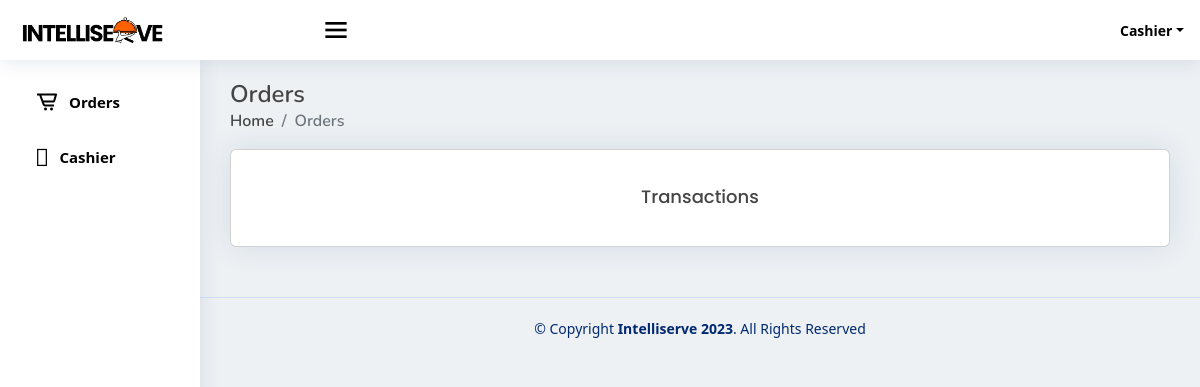
The app's page /order (signed in), older data.
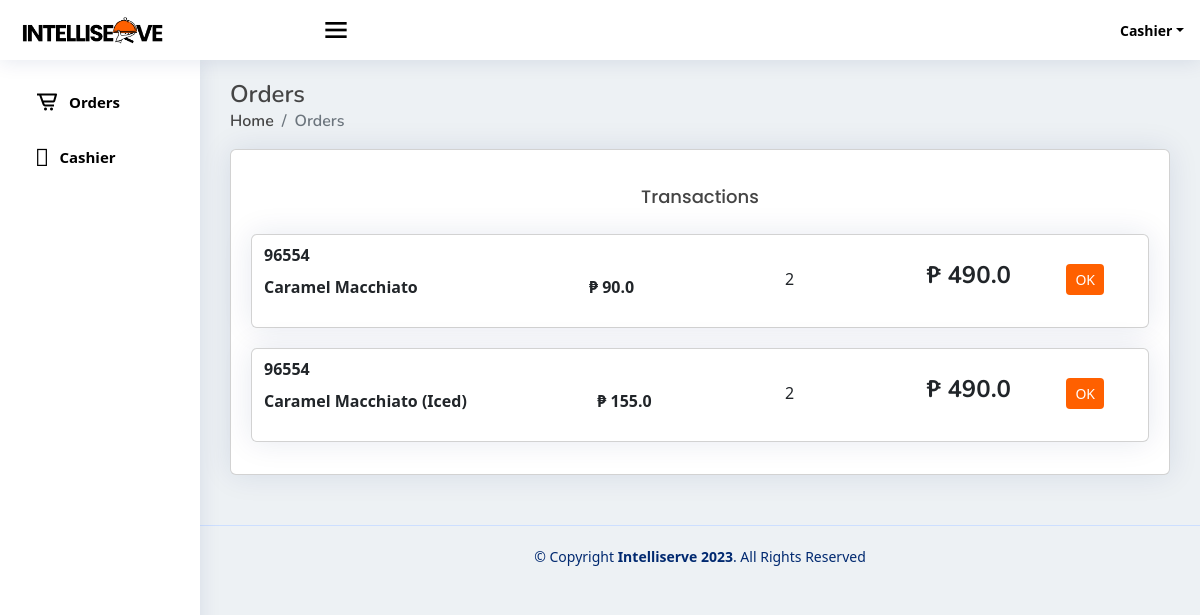
The same page, newer data.
### pos/models.py (models this page shows)
class buyItem(models.Model):
    buyName= models.CharField (max_length=255, null=True, blank=True)
    buySize = models.CharField(max_length=15, null=True, blank=True)
    buyQuantityMenu = models.PositiveIntegerField (null=True, blank=True)
    buyPrice = models.FloatField (null=True, blank=True)
    buyAddOns1 = models.CharField (max_length=255, null=True, blank=True)
    buyAddOns2 = models.CharField (max_length=255, null=True, blank=True)
    buyAddOns3 = models.CharField (max_length=255, null=True, blank=True)
    buyAddOns4 = models.CharField (max_length=255, null=True, blank=True)
    buyAddOns5 = models.CharField (max_length=255, null=True, blank=True)
    menuAOPrice1 = models.FloatField(default=0,null=True, blank=True)
    menuAOPrice2 = models.FloatField(default=0,null=True, blank=True)
    menuAOPrice3 = models.FloatField(default=0,null=True, blank=True)
    menuAOPrice4 = models.FloatField(default=0,null=True, blank=True)
    menuAOPrice5 = models.FloatField(default=0,null=True, blank=True)
    buyingredient1 = models.CharField (max_length=255, null=True, blank=True)
    buyingredient2 = models.CharField (max_length=255, null=True, blank=True)
    buyingredient3 = models.CharField (max_length=255, null=True, blank=True)
    buyingredient4 = models.CharField (max_length=255, null=True, blank=True)
    buyingredient5 = models.CharField (max_length=255, null=True, blank=True)
    buyingredient6 = models.CharField (max_length=255, null=True, blank=True)
    buyingredient7 = models.CharField (max_length=255, null=True, blank=True)
    buyingredient8 = models.CharField (max_length=255, null=True, blank=True)
    buyingredient9 = models.CharField (max_length=255, null=True, blank=True)
    buyingredient10 = models.CharField (max_length=255, null=True, blank=True)
    transaction = models.BooleanField(default=False)
    buyOrBought = models.BooleanField(default=False)
    DoneOrder = models.BooleanField(default=False)
    payment_method = models.CharField(max_length=255, choices=PAYMENT_CHOICES, null=True, blank=True)
    DineIn_Out = models.CharField(max_length=255, choices=IN_OUT, null=True, blank=True)
    AllPayment = models.FloatField(null=True, blank=True)
    tenderedPayment = models.FloatField(null=True, blank=True)
    orderNumber = models.PositiveIntegerField (null=True, blank=True)
    dateordered = models.DateTimeField (null=True, blank=True)
    priceSize = models.FloatField( null=True, blank=True)
    PWD_discount = models.CharField(max_length=255, choices=DISCOUNT, null=True, blank=True)
    PWD_Id = models.CharField (max_length=12, null=True, blank=True)
    @property
    def total_price(self):
        if not self.buyOrBought:
            buyPrice = self.buyPrice or 0.0
            menuAOPrice1 = self.menuAOPrice1 or 0.0
            menuAOPrice2 = self.menuAOPrice2 or 0.0
            menuAOPrice3 = self.menuAOPrice3 or 0.0
            menuAOPrice4 = self.menuAOPrice4 or 0.0
            menuAOPrice5 = self.menuAOPrice5 or 0.0
            return round((buyPrice + menuAOPrice1 + menuAOPrice2 + menuAOPrice3 + menuAOPrice4 + menuAOPrice5) * self.buyQuantityMenu, 2)

### pos/views.py (the view)
# urls.py: path('order', views.order, name='order'),
@login_required
def order(request):
    buyitemform = BuyItemForms()
    stocks = Stocks.objects.first()
    menuDrinks = MenuDrinks.objects.all()
    menuCategory = MenuCategory.objects.all()
    buyitem = buyItem.objects.all()
    total_price = calculate_total_price(buyitem)
    context = {
        'buyitemform': buyitemform,
        'stocks': stocks,
        'menuDrinks': menuDrinks,
        'menuCategory': menuCategory,
        'buyitem': buyitem,
        'total_price': total_price
    }
    return render(request, 'order.html', context)

### pos/forms.py
class BuyItemForms(forms.ModelForm):
    class Meta:
        model = buyItem
        fields = [
            "transaction", "buyOrBought", "buySize", "buyQuantityMenu", "buyName", "buyPrice",
            "buyAddOns1", "buyAddOns2", "buyAddOns3", "buyAddOns4", "buyAddOns5",
            "menuAOPrice1", "menuAOPrice2", "menuAOPrice3", "menuAOPrice4", "menuAOPrice5",
            "buyingredient1", "buyingredient2", "buyingredient3", "buyingredient4", "buyingredient5",
            "buyingredient6", "buyingredient7", "buyingredient8", "buyingredient9", "buyingredient10",
            "payment_method", "DineIn_Out", "AllPayment", "tenderedPayment", "orderNumber", "dateordered", "DoneOrder",
            "priceSize", "PWD_discount", "PWD_Id"
        ]
        widgets = {
            'payment_method': forms.RadioSelect(choices=(('cash', 'Cash'), ('gcash', 'GCash'))),
            'DineIn_Out': forms.RadioSelect(choices=(('IN', 'Dine In'), ('OUT', 'Dine Out'))),
            'PWD_discount': forms.RadioSelect(choices=(('yes', 'YES'), ('no', 'NO'))),
        }

### pos/views.py (called while the page is built)
def calculate_total_price(buyitem):
    total = 0
    for item in buyitem:
        if not item.transaction and item.total_price:
            total += item.total_price
    rounded_total = round(total, 2)
    return rounded_total

### pos/templates/order.html (shortened to what this page needs)
{% load static %}
<!DOCTYPE html>
<html lang="en">
<head>
    <link rel="stylesheet" href="https://cdnjs.cloudflare.com/ajax/libs/font-awesome/6.4.0/css/all.min.css"
 />
    <link href='https://unpkg.com/boxicons@2.1.4/css/boxicons.min.css' rel='stylesheet'>
    <link rel="stylesheet" href="{% static 'style.css' %}">
    <link rel="stylesheet" href="https://cdnjs.cloudflare.com/ajax/libs/twitter-bootstrap/5.2.0/css/bootstrap.min.css">
    <link rel="stylesheet" href="https://cdn.datatables.net/1.13.4/css/dataTables.bootstrap5.min.css">
</head>
<body>
    <header id="header" class="header fixed-top d-flex align-items-center">
        <div class="d-flex align-items-center justify-content-between">
            <a href="#" class="logo d-flex align-items-center">
                <img src="{% static 'img/intelliserveFinal2.png'%}" alt="">
            </a>
            <i class='bx bx-menu toggle-sidebar-btn'></i>
        </div>
        <nav class="header-nav ms-auto">
            <ul class="d-flex align-items-center">
                <li class="nav-item dropdown pe-3">
                    <a class="nav-link nav-profile d-flex align-items-center pe-0" href="#" data-bs-toggle="dropdown">
                        <span class="d-none d-md-block dropdown-toggle ps-2">Cashier</span>
                    </a>
                </li>
            </ul>
        </nav>
    </header>
    <aside id="sidebar" class="sidebar">
        <ul class="sidebar-nav" id="sidebar-nav">
            <li class="nav-item">
                <a class="nav-link collapsed" href="{% url 'pos:order' %}">
                    <i class='bx bx-cart-alt'></i><span>Orders</span>
                </a>
            </li>
        <li class="nav-item">
            <a class="nav-link collapsed" data-bs-target="#pos-nav" href="{% url 'pos:cashier' %}">
                <i class='bx-bar-chart'></i></i><span>Cashier</span>
            </a>
        </li>
        </ul>
    </aside>
    <main id="main" class="main">
      <div class="pagetitle">
        <h1>Orders</h1>
        <nav>
          <ol class="breadcrumb">
            <li class="breadcrumb-item"><a href="/templates/index.html">Home</a></li>
            <li class="breadcrumb-item active">Orders</li>
          </ol>
        </nav>
      </div>
      <section class="section dashboard">
        <div class="row">
          <div class="col-lg-12 col-sm-12">
            <div class="card">
              <div class="card-body">
                <h5 class="card-title text-center">Transactions</h5>
                {% for cart in buyitem %}
                {% if cart.buyOrBought and not cart.DoneOrder %}
                  <div class="row">
                    <div class="col-12 my-auto">
                      <div class="d-block order-card">
                        <div class="card mb-3 m-1">
                          <div class="row g-1">
                            <div class="col-12 my-auto">
                              <div class="card-body mb-0 p-0">
                                <table class="table table-responsive table-borderless mb-0 p-0">
                                  <tbody>
                                    <tr>
                                      <td class="col-5 my-auto">
                                        <table class="table nested-table table-sm table-borderless p-0">
                                          <tbody class="my-auto">
                                            <tr>
                                              <td class="my-auto">
                                                <strong>{{ cart.orderNumber }}</strong>
                                              </td>
                                            </tr>
                                            <tr>
                                              <td class="main-menu">
                                                <strong>{{ cart.buyName }}</strong>
                                              </td>
                                              <td class="main-menu-price">
                                                <strong>&#8369; {{ cart.buyPrice }}</strong>
                                              </td>
                                            </tr>
                                          </tbody>
                                        </table>
                                      </td>
                                      <td class="col-2" style="vertical-align: middle;">
                                        <div class="input-group my-auto border-0">
                                          <input class="form-control border-0" style="text-align: center;" value="{{ cart.buyQuantityMenu }}"
                                            readonly>
                                        </div>
                                      </td>
                                      <td class="col-2 text-center total-price" style="vertical-align: middle;">
                                        <h4><strong>&#8369; {{ cart.AllPayment }}</strong></h4>
                                      </td>
                                      <td class="col-1" style="vertical-align: middle;">
                                        {% url 'pos:update_done_order' cart.pk as update_done_order_url %}
                                        <button type="button" class="btn btn-sm" style="background-color: #FF6000; color: white;"
                                          onclick="location.href='{{ update_done_order_url }}'">OK</button>
                                      </td>
                                    </tr>
                                  </tbody>
                                </table>
                              </div>
                            </div>
                          </div>
                        </div>
                      </div>
                    </div>
                  </div>
                {% endif %}
              {% endfor %}
              </div>
            </div>
          </div>
        </div>
      </section>
    </main>
    <footer id="footer" class="footer">
        <div class="copyright">
            &copy; Copyright <strong><span>Intelliserve 2023</span></strong>. All Rights Reserved
        </div>
    </footer>
</body>
</html>

### pos/static/style.css (style rules this page uses)
:root { scroll-behavior: smooth; }
body { font-family: "Open Sans", sans-serif; background-color: #EDF1F4 !important; }
a { color: #4154f1; text-decoration: none; }
h1, h2, h3, h4, h5, h6 { font-family: "Nunito", sans-serif; }
#main { margin-top: 60px; padding: 20px 30px; transition: all 0.3s; background-color: #EDF1F4; }
.pagetitle { margin-bottom: 10px; }
.pagetitle h1 { font-size: 24px; margin-bottom: 0; font-weight: 600; color: #454545; }
.card { margin-bottom: 30px; border: none; border-radius: 5px; box-shadow: 0px 0 30px rgba(1, 41, 112, 0.1); }
.card-title { padding: 20px 0 15px 0; font-size: 18px; font-weight: 500; color: #454545; font-family: "Poppins", sans-serif; }
.card-body { padding: 0 20px 20px 20px; }
.breadcrumb { font-size: 14px; font-family: "Nunito", sans-serif; color: #454545 !important; font-weight: 600; }
.breadcrumb a { color: #454545; transition: 0.3s; text-decoration: none; }
.breadcrumb .breadcrumb-item::before { color: #899bbd; }
.breadcrumb .active { color: #51678f; font-weight: 600; }
.logo { line-height: 1; }
@media (min-width: 1200px) { .logo { width: 300px; } }
.logo img { height: 52px; margin-right: 6px; }
.header { transition: all 0.5s; z-index: 997; height: 60px; box-shadow: 0px 2px 20px rgba(1, 41, 112, 0.1); background-color: #ffffff !important; padding-left: 20px; }
.header .toggle-sidebar-btn { font-size: 32px; padding-left: 0px; cursor: pointer; color: #000000; }
.header-nav ul { list-style: none; }
.header-nav>ul { margin: 0; padding: 0; }
.header-nav .nav-profile { color: #012970; }
.header-nav .nav-profile span { font-size: 14px; font-weight: 600; color: #ffffff; }
.header-nav .nav-profile span { font-size: 14px; color: #000000 !important; }
.sidebar { position: fixed; top: 60px; left: 0; bottom: 0; width: 200px; z-index: 996; transition: all 0.3s; padding: 20px; overflow-y: auto; scrollbar-width: thin; scrollbar-color: #aab7cf transparent; box-shadow: 0px 0px 20px rgba(1, 41, 112, 0.1); background-color: #fff; }
@media (min-width: 1200px) { #main, #footer { margin-left: 200px; } }
.sidebar-nav { padding: 0; margin: 0; list-style: none; }
.sidebar-nav li { padding: 0; margin: 0; list-style: none; }
.sidebar-nav .nav-item { margin-bottom: 5px; }
.sidebar-nav .nav-link { display: flex; align-items: center; font-size: 15px; font-weight: 600; color: #000000; transition: 0.3; background: #f6f9ff; padding: 10px 15px; border-radius: 4px; }
.sidebar-nav .nav-link i { font-size: 24px; margin-right: 10px; color: #000000; }
.sidebar-nav .nav-link.collapsed { color: #000000; background: #fff; }
.sidebar-nav .nav-link.collapsed i { color: #000000; }
.footer { padding: 20px 0; font-size: 14px; transition: all 0.3s; border-top: 1px solid #cddfff; margin-top: auto; }
.footer .copyright { text-align: center; color: #012970; }

Row changes from the older to the newer data that the page shows:
added buyItem: orderNumber "96554", buyName "Caramel Macchiato", buyPrice "90.0", buyQuantityMenu "2", AllPayment "490.0"
added buyItem: orderNumber "96554", buyName "Caramel Macchiato (Iced)", buyPrice "155.0", buyQuantityMenu "2", AllPayment "490.0"
